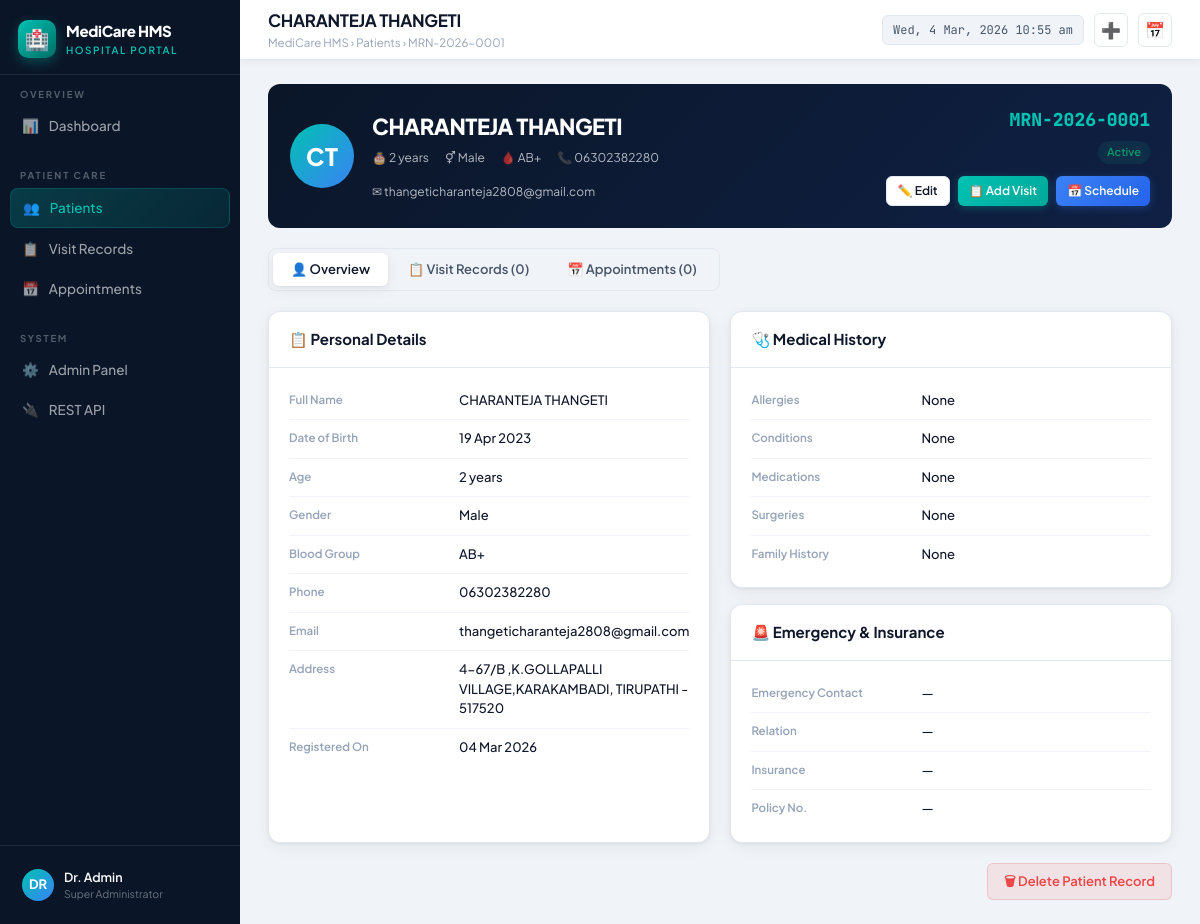
Screenshot of /patients/1/ with the database file from the repository.
### patients/models.py (models this page shows, shortened)
class Patient(models.Model):
    GENDER_CHOICES = [('Male', 'Male'), ('Female', 'Female'), ('Other', 'Other')]
    BLOOD_CHOICES = [('A+', 'A+'), ('A-', 'A-'), ('B+', 'B+'), ('B-', 'B-'),
                     ('O+', 'O+'), ('O-', 'O-'), ('AB+', 'AB+'), ('AB-', 'AB-'), ('Unknown', 'Unknown')]
    STATUS_CHOICES = [('Active', 'Active'), ('Inactive', 'Inactive'), ('Discharged', 'Discharged')]
    mrn = models.CharField(max_length=30, unique=True, blank=True)
    first_name = models.CharField(max_length=100)
    last_name = models.CharField(max_length=100)
    date_of_birth = models.DateField()
    gender = models.CharField(max_length=10, choices=GENDER_CHOICES)
    blood_group = models.CharField(max_length=10, choices=BLOOD_CHOICES, blank=True)
    photo = models.ImageField(upload_to='patient_photos/', null=True, blank=True)
    phone = models.CharField(max_length=20)
    email = models.EmailField(blank=True)
    address = models.TextField(blank=True)
    city = models.CharField(max_length=100, blank=True)
    state = models.CharField(max_length=100, blank=True)
    pincode = models.CharField(max_length=10, blank=True)
    emergency_contact_name = models.CharField(max_length=200, blank=True)
    emergency_contact_phone = models.CharField(max_length=20, blank=True)
    emergency_contact_relation = models.CharField(max_length=100, blank=True)
    allergies = models.TextField(blank=True, default='None')
    chronic_conditions = models.TextField(blank=True)
    current_medications = models.TextField(blank=True)
    past_surgical_history = models.TextField(blank=True)
    family_history = models.TextField(blank=True)
    insurance_provider = models.CharField(max_length=200, blank=True)
    insurance_policy_number = models.CharField(max_length=100, blank=True)
    insurance_expiry = models.DateField(null=True, blank=True)
    status = models.CharField(max_length=20, choices=STATUS_CHOICES, default='Active')
    notes = models.TextField(blank=True)
    created_at = models.DateTimeField(auto_now_add=True)
    updated_at = models.DateTimeField(auto_now=True)
    class Meta:
        ordering = ['-created_at']
    @property
    def full_name(self):
        return f"{self.first_name} {self.last_name}"
    @property
    def age(self):
        from datetime import date
        today = date.today()
        dob = self.date_of_birth
        return today.year - dob.year - ((today.month, today.day) < (dob.month, dob.day))

### patients/views.py (the view)
# urls.py: path('patients/<int:pk>/', views.patient_detail, name='patient_detail'),
def patient_detail(request, pk):
    patient = get_object_or_404(Patient, pk=pk)
    visits = patient.visits.prefetch_related('prescriptions').all()
    appointments = patient.appointments.order_by('-appointment_date')
    return render(request, 'patients/patient_detail.html', {
        'patient': patient, 'visits': visits, 'appointments': appointments,
        'page': 'patients',
    })

### templates/patients/patient_detail.html (shortened to what this page needs)
{% extends "patients/base.html" %}
{% block page_title %}{{ patient.full_name }}{% endblock %}
{% block breadcrumb %}<a href="{% url 'patient_list' %}" style="color:var(--text3);text-decoration:none">Patients</a> › {{ patient.mrn }}{% endblock %}
{% block content %}
<div class="patient-hero">
  <div class="p-avatar">{{ patient.first_name|first }}{{ patient.last_name|first }}</div>
  <div style="flex:1">
    <div class="p-name">{{ patient.full_name }}</div>
    <div class="p-meta">
      <span>🎂 {{ patient.age }} years</span>
      <span>⚥ {{ patient.gender }}</span>
      <span>🩸 {{ patient.blood_group|default:"—" }}</span>
      <span>📞 {{ patient.phone }}</span>
      {% if patient.email %}<span>✉ {{ patient.email }}</span>{% endif %}
    </div>
  </div>
  <div style="text-align:right">
    <div class="p-mrn">{{ patient.mrn }}</div>
    <span class="badge {% if patient.status == 'Active' %}badge-green{% else %}badge-slate{% endif %}" style="margin-top:8px;display:inline-block">{{ patient.status }}</span>
    <div style="display:flex;gap:8px;margin-top:12px;justify-content:flex-end">
      <a href="{% url 'patient_edit' patient.pk %}" class="btn btn-secondary btn-sm">✏️ Edit</a>
      <a href="{% url 'visit_add' %}?patient={{ patient.pk }}" class="btn btn-primary btn-sm">📋 Add Visit</a>
      <a href="{% url 'appointment_add' %}?patient={{ patient.pk }}" class="btn btn-blue btn-sm">📅 Schedule</a>
    </div>
  </div>
</div>
<div class="tab-nav">
  <a class="tab-btn active" id="tab-overview-btn" onclick="showTab('overview')" href="#">👤 Overview</a>
  <a class="tab-btn" id="tab-visits-btn" onclick="showTab('visits')" href="#">📋 Visit Records ({{ visits|length }})</a>
  <a class="tab-btn" id="tab-appts-btn" onclick="showTab('appts')" href="#">📅 Appointments ({{ appointments|length }})</a>
</div>
<div id="tab-overview">
  <div style="display:grid;grid-template-columns:1fr 1fr;gap:20px">
    <div class="card">
      <div class="card-header"><span class="card-title">📋 Personal Details</span></div>
      <div class="card-body" style="padding:14px 20px">
        <div class="detail-row"><div class="detail-key">Full Name</div><div class="detail-val">{{ patient.full_name }}</div></div>
        <div class="detail-row"><div class="detail-key">Date of Birth</div><div class="detail-val">{{ patient.date_of_birth|date:"d M Y" }}</div></div>
        <div class="detail-row"><div class="detail-key">Age</div><div class="detail-val">{{ patient.age }} years</div></div>
        <div class="detail-row"><div class="detail-key">Gender</div><div class="detail-val">{{ patient.gender }}</div></div>
        <div class="detail-row"><div class="detail-key">Blood Group</div><div class="detail-val">{{ patient.blood_group|default:"—" }}</div></div>
        <div class="detail-row"><div class="detail-key">Phone</div><div class="detail-val">{{ patient.phone }}</div></div>
        <div class="detail-row"><div class="detail-key">Email</div><div class="detail-val">{{ patient.email|default:"—" }}</div></div>
        <div class="detail-row"><div class="detail-key">Address</div><div class="detail-val">{{ patient.address|default:"—" }}{% if patient.city %}, {{ patient.city }}{% endif %}{% if patient.pincode %} - {{ patient.pincode }}{% endif %}</div></div>
        <div class="detail-row"><div class="detail-key">Registered On</div><div class="detail-val">{{ patient.created_at|date:"d M Y" }}</div></div>
      </div>
    </div>
    <div style="display:flex;flex-direction:column;gap:16px">
      <div class="card">
        <div class="card-header"><span class="card-title">🩺 Medical History</span></div>
        <div class="card-body" style="padding:14px 20px">
          <div class="detail-row"><div class="detail-key">Allergies</div><div class="detail-val" style="">{{ patient.allergies|default:"None" }}</div></div>
          <div class="detail-row"><div class="detail-key">Conditions</div><div class="detail-val">{{ patient.chronic_conditions|default:"None" }}</div></div>
          <div class="detail-row"><div class="detail-key">Medications</div><div class="detail-val">{{ patient.current_medications|default:"None" }}</div></div>
          <div class="detail-row"><div class="detail-key">Surgeries</div><div class="detail-val">{{ patient.past_surgical_history|default:"None" }}</div></div>
          <div class="detail-row"><div class="detail-key">Family History</div><div class="detail-val">{{ patient.family_history|default:"None" }}</div></div>
        </div>
      </div>
      <div class="card">
        <div class="card-header"><span class="card-title">🚨 Emergency & Insurance</span></div>
        <div class="card-body" style="padding:14px 20px">
          <div class="detail-row"><div class="detail-key">Emergency Contact</div><div class="detail-val">{{ patient.emergency_contact_name|default:"—" }}</div></div>
          <div class="detail-row"><div class="detail-key">Relation</div><div class="detail-val">{{ patient.emergency_contact_relation|default:"—" }}</div></div>
          <div class="detail-row"><div class="detail-key">Insurance</div><div class="detail-val">{{ patient.insurance_provider|default:"—" }}</div></div>
          <div class="detail-row"><div class="detail-key">Policy No.</div><div class="detail-val">{{ patient.insurance_policy_number|default:"—" }}</div></div>
        </div>
      </div>
    </div>
  </div>
</div>
<div style="margin-top:20px;display:flex;justify-content:flex-end">
  <a href="{% url 'patient_delete' patient.pk %}" class="btn btn-danger">🗑 Delete Patient Record</a>
</div>
{% endblock %}

### templates/patients/base.html (style rules this page uses)
*,*::before,*::after { box-sizing:border-box;margin:0;padding:0 }
:root { --navy:#0A1628;--navy2:#0F2044;--navy3:#162B56; --teal:#00C2B2;--teal2:#00A89A;--teal3:rgba(0,194,178,.12);--teal4:rgba(0,194,178,.06); --blue:#3B82F6;--blue2:#2563EB; --amber:#F59E0B;--red:#EF4444;--green:#10B981;--purple:#8B5CF6; --slate:#64748B;--slate2:#94A3B8;--slate3:#CBD5E1; --bg:#F0F4F8;--card:#FFFFFF;--border:#E2E8F0; --text:#0F172A;--text2:#475569;--text3:#94A3B8; --shadow:0 1px 3px rgba(0,0,0,.06),0 4px 16px rgba(0,0,0,.06); --shadow2:0 4px 24px rgba(0,0,0,.10); --radius:12px;--radius2:8px;--radius3:6px; --font:'Plus Jakarta Sans',sans-serif;--mono:'JetBrains Mono',monospace; --sidebar:240px; }
body { font-family:var(--font);background:var(--bg);color:var(--text);font-size:14px;line-height:1.5 }
.card { background:var(--card);border-radius:var(--radius);border:1px solid var(--border);box-shadow:var(--shadow) }
.card-header { padding:16px 20px;border-bottom:1px solid var(--border);display:flex;align-items:center;justify-content:space-between;flex-wrap:wrap;gap:10px }
.card-title { font-size:15px;font-weight:700 }
.card-body { padding:20px }
.btn { display:inline-flex;align-items:center;gap:7px;padding:8px 16px;border-radius:var(--radius3);font-size:13px;font-weight:600;cursor:pointer;border:none;transition:all .2s;font-family:var(--font);text-decoration:none;white-space:nowrap }
.btn-primary { background:linear-gradient(135deg,var(--teal),var(--teal2));color:#fff;box-shadow:0 2px 8px rgba(0,194,178,.3) }
.btn-secondary { background:var(--card);color:var(--text);border:1px solid var(--border) }
.btn-danger { background:rgba(239,68,68,.1);color:var(--red);border:1px solid rgba(239,68,68,.2) }
.btn-blue { background:linear-gradient(135deg,var(--blue),var(--blue2));color:#fff;box-shadow:0 2px 8px rgba(59,130,246,.3) }
.btn-sm { padding:5px 11px;font-size:12px }
.badge { display:inline-flex;align-items:center;gap:4px;padding:3px 9px;border-radius:20px;font-size:11px;font-weight:600;white-space:nowrap }
.badge-green { background:rgba(16,185,129,.1);color:#059669 }
.patient-hero { display:flex;align-items:center;gap:18px;padding:22px;background:linear-gradient(135deg,var(--navy),var(--navy2));border-radius:var(--radius);margin-bottom:20px;color:#fff }
.p-avatar { width:64px;height:64px;border-radius:50%;background:linear-gradient(135deg,var(--teal),var(--blue));display:flex;align-items:center;justify-content:center;font-size:24px;font-weight:800;flex-shrink:0 }
.p-name { font-size:22px;font-weight:800;letter-spacing:-.5px }
.p-meta { display:flex;gap:16px;margin-top:6px;font-size:12px;opacity:.7;flex-wrap:wrap }
.p-mrn { font-family:var(--mono);font-size:18px;font-weight:800;color:var(--teal) }
.detail-row { display:grid;grid-template-columns:160px 1fr;gap:10px;padding:9px 0;border-bottom:1px solid var(--bg) }
.detail-row:last-child { border-bottom:none }
.detail-key { font-size:11.5px;font-weight:600;color:var(--text3) }
.detail-val { font-size:13px;color:var(--text);font-weight:500;white-space:pre-wrap }
.tab-nav { display:flex;gap:2px;background:var(--bg);padding:4px;border-radius:var(--radius2);border:1px solid var(--border);width:fit-content;margin-bottom:20px }
.tab-btn { padding:7px 18px;border-radius:6px;font-size:13px;font-weight:600;cursor:pointer;color:var(--text2);transition:all .2s;border:none;background:none;font-family:var(--font);text-decoration:none;display:inline-block }
.tab-btn.active { background:var(--card);color:var(--text);box-shadow:var(--shadow) }

### rows the page displays
Patient: full_name "CHARANTEJA THANGETI", mrn "MRN-2026-0001", first_name|first "C", last_name|first "T", age "2", gender "Male", blood_group "AB+", phone "06302382280", email "thangeticharanteja2808@gmail.com", status "Active", date_of_birth "19 Apr 2023", address "4-67/B ,K.GOLLAPALLI VILLAGE,KARAKAMBADI", city "TIRUPATHI", pincode "517520", created_at "04 Mar 2026", allergies "None", chronic_conditions "None", current_medications "None", past_surgical_history "None", family_history "None", emergency_contact_name "—", emergency_contact_relation "—", insurance_provider "—", insurance_policy_number "—"

### other values shown
{{ visits|length }} "0"
{{ appointments|length }} "0"
